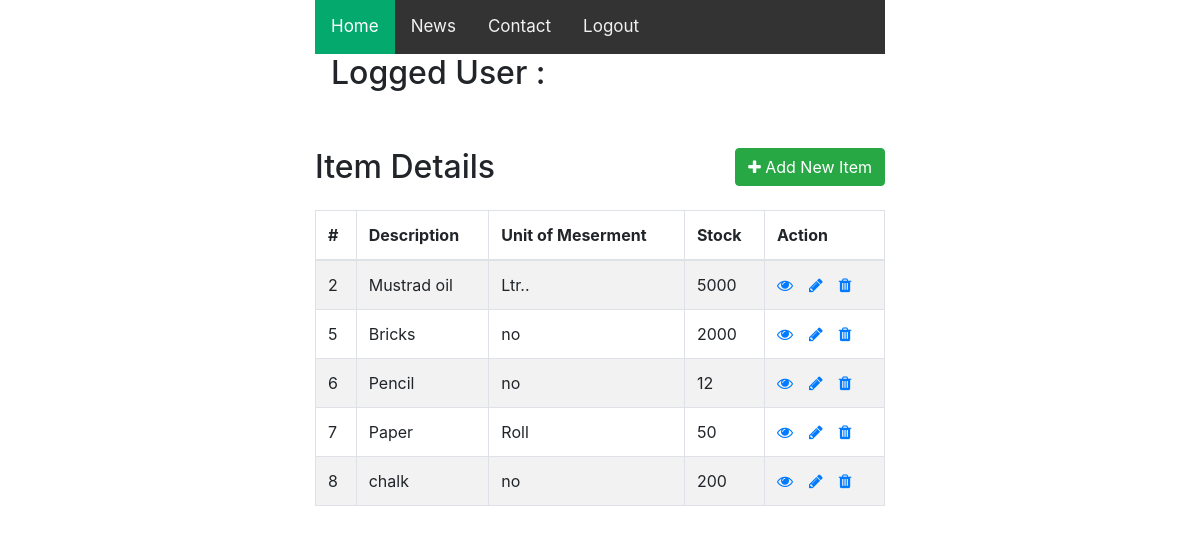
Page /item_list.php on the committed database.
### tables this page shows
CREATE TABLE `item_master` (
  `item_id` int(11) NOT NULL,
  `item_description` varchar(150) NOT NULL,
  `item_uom` varchar(10) NOT NULL,
  `item_stock` float NOT NULL,
  `item_status` enum('Y','N') NOT NULL
);

### item_list.php (the view, shortened to what this page needs)
<!DOCTYPE html>
<html lang="en">
<head>
    <link rel="stylesheet" href="https://stackpath.bootstrapcdn.com/bootstrap/4.5.2/css/bootstrap.min.css">
    <link rel="stylesheet" href="https://maxcdn.bootstrapcdn.com/font-awesome/4.7.0/css/font-awesome.min.css">
</head>
<body>
    <div class="wrapper">
        <div class="container-fluid">
          <div class="topnav">
  <a class="active" href="#home">Home</a>
  <a href="#news">News</a>
  <a href="#contact">Contact</a>
  <a href="index.php">Logout</a>
</div>
<div style="padding-left:16px">
  <h2>Logged User :<?php echo $_SESSION['u_name'];?></h2>
 </div>
            <div class="row">
                <div class="col-md-12">
                    <div class="mt-5 mb-3 clearfix">
                        <h2 class="pull-left">Item Details</h2>
                        <a href="create.php" class="btn btn-success pull-right"><i class="fa fa-plus"></i> Add New Item</a>
                    </div>
                    <?php
                    require_once "config.php";
                    $sql = "SELECT * FROM item_master";
                    if($result = $pdo->query($sql)){
                        if($result->rowCount() > 0){
                            echo '<table class="table table-bordered table-striped">';
                                echo "<thead>";
                                    echo "<tr>";
                                        echo "<th>#</th>";
                                        echo "<th>Description</th>";
                                        echo "<th>Unit of Meserment</th>";
                                        echo "<th>Stock</th>";
                                        echo "<th>Action</th>";
                                    echo "</tr>";
                                echo "</thead>";
                                echo "<tbody>";
                                while($row = $result->fetch())
                                {
                                  echo "<tr>";
                                        echo "<td>" . $row['item_id'] . "</td>";
                                        echo "<td>" . $row['item_description'] . "</td>";
                                        echo "<td>" . $row['item_uom'] . "</td>";
                                        echo "<td>" . $row['item_stock'] . "</td>";
                                        echo "<td>";
                                            echo '<a href="display.php?id='. $row['item_id'] .'" class="mr-3" title="View Record" data-toggle="tooltip"><span class="fa fa-eye"></span></a>';
                                            echo '<a href="update.php?id='. $row['item_id'] .'" class="mr-3" title="Update Record" data-toggle="tooltip"><span class="fa fa-pencil"></span></a>';
                                            echo '<a href="delete.php?id='. $row['item_id'] .'" title="Delete Record" data-toggle="tooltip"><span class="fa fa-trash"></span></a>';
                                        echo "</td>";
                                    echo "</tr>";
                                }
                                echo "</tbody>";
                            echo "</table>";
                        } else{
                            echo '<div class="alert alert-danger"><em>No records were found.</em></div>';
                        }
                    } else{
                        echo "Oops! Something went wrong. Please try again later.";
                    }
                    ?>
                </div>
            </div>
        </div>
    </div>
</body>
</html>

### item_list.php (style rules this page uses)
.topnav { overflow: hidden; background-color: #333; }
.topnav a { float: left; color: #f2f2f2; text-align: center; padding: 14px 16px; text-decoration: none; font-size: 17px; }
.topnav a.active { background-color: #04AA6D; color: white; }
.wrapper { width: 600px; margin: 0 auto; }
table tr td:last-child { width: 120px; }

### rows in the picture
item_master: item_id "2", item_description "Mustrad oil", item_uom "Ltr..", item_stock "5000"
item_master: item_id "5", item_description "Bricks", item_uom "no", item_stock "2000"
item_master: item_id "6", item_description "Pencil", item_uom "no", item_stock "12"
item_master: item_id "7", item_description "Paper", item_uom "Roll", item_stock "50"
item_master: item_id "8", item_description "chalk", item_uom "no", item_stock "200"
